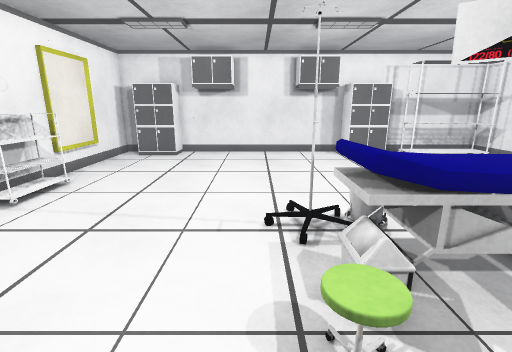
View 1 (above)

14 first-person views from a walk through a scene from a Unity 3-D project. The camera is 1.4 m above the floor, tilts 14° down and sees 85° across. The floor is counted in squares, 0.5 m on a side. Each view is taken from the middle of a square. On the plan, view 1 faces up. The plan holds only what a view shows up to about 19 squares ahead; the rest is blank. The player is left out. Some surface patterns are stand-ins.

View 2
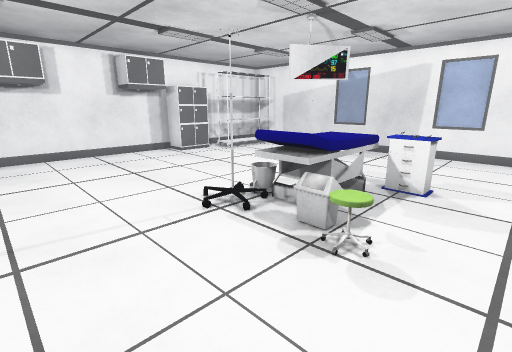

View 3
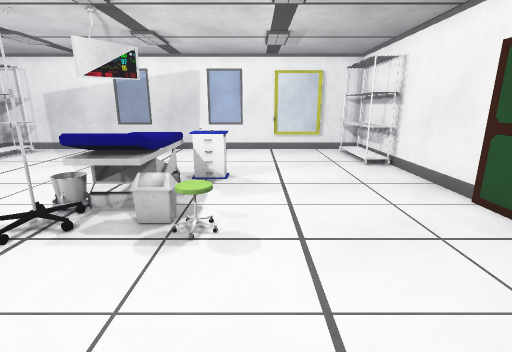

View 4
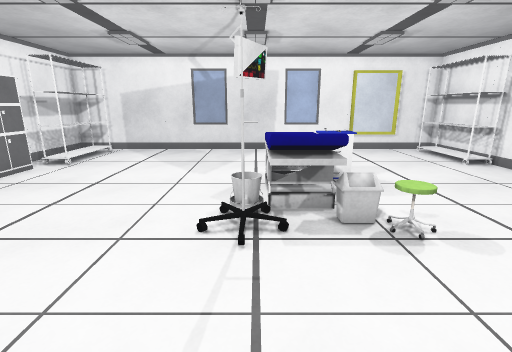

View 5
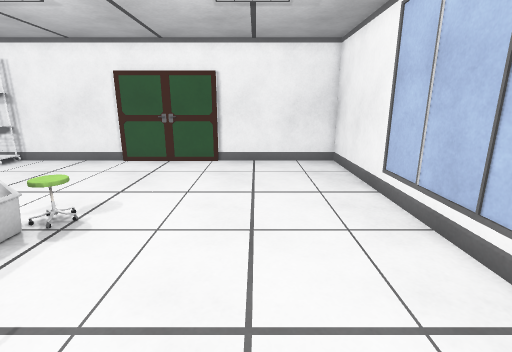

View 6
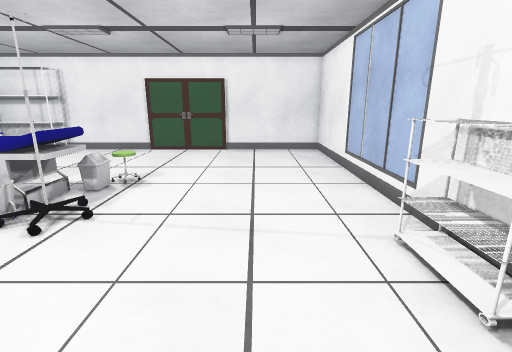

View 7
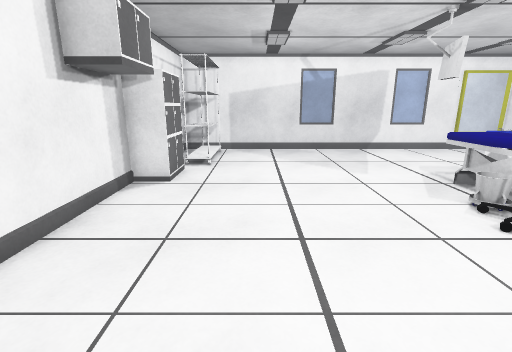

View 8
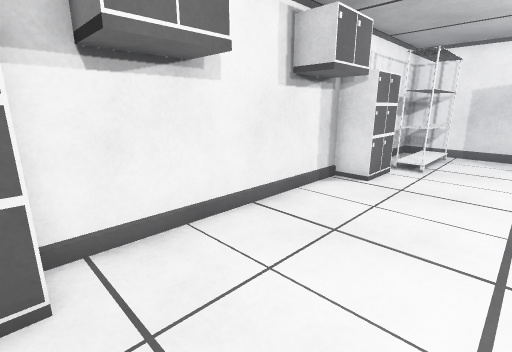

View 9
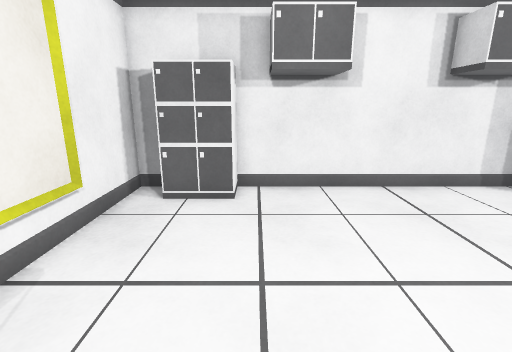

View 10
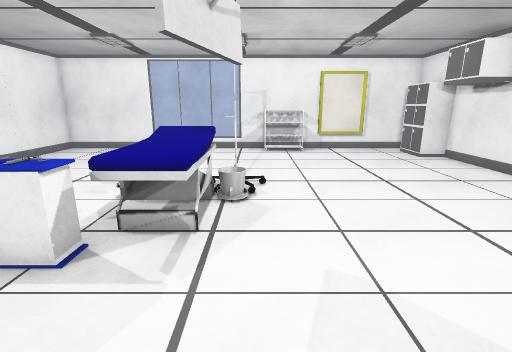

View 11
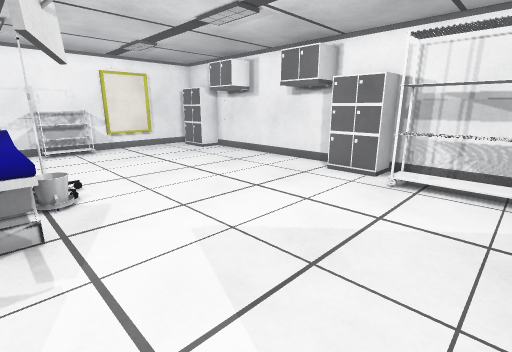

View 12
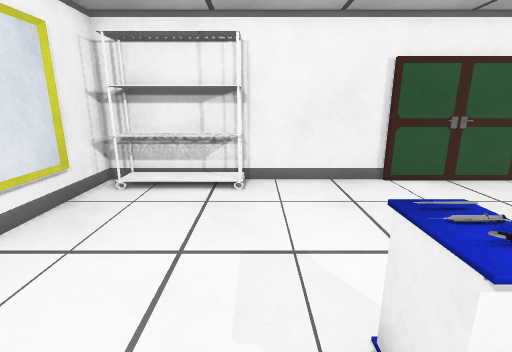

View 13
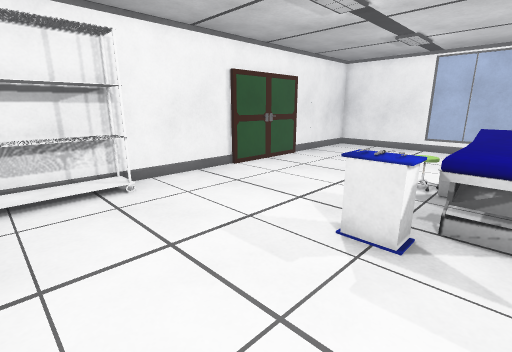

View 14
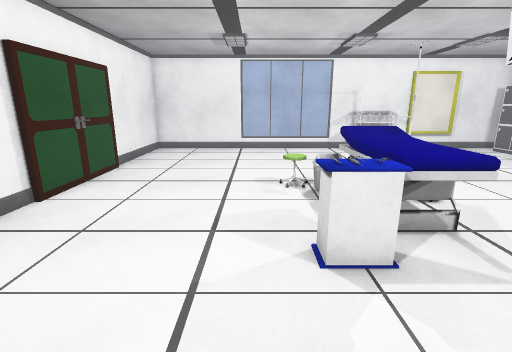

### Floor plan
Points are (right, up) in squares from view 1. A wall is a line through its corners. A room is listed if a view was taken in it or the views show most of it. See-through windows are left out.
Room 1 (views 1, 2, 3, 4, 5, 6, 7, 8, 9, 10, 11, 12, 13, 14)
walls: (8.5, -4.3) (12.9, -4.3); (2.9, -5.7) (9.1, -5.7); (5.5, 17.7) (-4.7, 17.7); (-2.1, -5.5) (3.1, -5.5); (12.9, 15.2) (8.5, 15.2); (13.8, -4) (13.8, 17.7) (7.6, 17.7); (-8.2, 17.7) (-8.2, -5.7) (-2, -5.7)
low walls: (8.5, 15.5) (8.5, 16.4); (8.5, -5.6) (8.5, -4.3); (10.4, -4.7) (11.6, -4.7); (9.1, -5.6) (9.1, -4.2); (13.6, -3.2) (13.6, -0.5)
objects: other object (-7, 8) to (-7, 10); cabinet (-7, 16) to (-5, 17); other object (1, 3) to (2, 4); other object (1, 6); other object (2, 4) to (6, 6); other object (5, 6); cabinet (5, 16) to (8, 17); other object (6, 2) to (7, 4); other object (6, 3)
Room 2 (no view inside)
walls: (9.1, -5.7) (13.8, -5.7) (13.8, -4)
low walls: (10.7, -5.6) (10.7, -4.2); (11.7, -5.5) (11.7, -4.6); (12.7, -5.5) (12.7, -4.5)

Where each view was taken, in squares from view 1:
view 1: 0 up, 0 right, facing up
view 2: 0 up, 4 left, facing up-right
view 3: 1 up, 5 left, facing right
view 4: 6 up, 5 left, facing right
view 5: 9 up, 4 left, facing down
view 6: 13 up, 4 left, facing down
view 7: 13 up, 5 left, facing right
view 8: 12 up, 5 left, facing up-right
view 9: 8 up, 4 left, facing up
view 10: 7 up, 11 right, facing left
view 11: 5 up, 12 right, facing up-left
view 12: 5 up, 8 right, facing down
view 13: 5 up, 12 right, facing down-left
view 14: 1 up, 11 right, facing left
